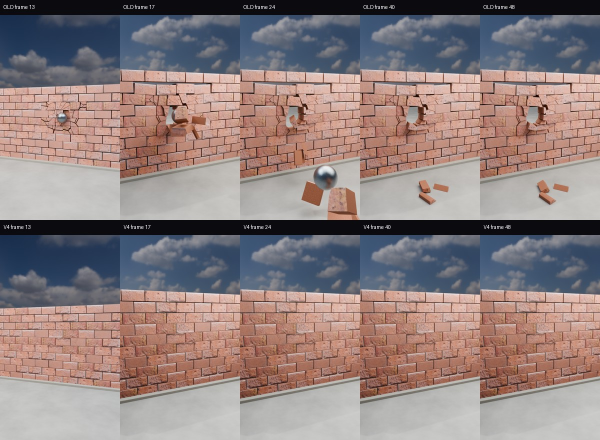
#> input picture cinematic_20m_v4/STEEL_IMPACT_COMPARE.jpg, 1200 x 880 px, given in place of frame_0013.png, which was not available (shown at 1/2 size)
$ python check_steel_impact_v4.py
#> lines starting #> are read from the running program, lines starting #| are printed output that depends on the picture
from pathlib import Path
from PIL import Image,ImageOps,ImageDraw
r=Path.home()/"Downloads"/"slingshot_quality_proof"
v=r/"cinematic_20m_v4"/"steel"/"impact"
old=r/"physics_proof_v1"/"frames"
frs=[13,17,24,40,48]
can=Image.new("RGB",(5*240,2*440),(10,10,15));d=ImageDraw.Draw(can)
#> after `can = Image.new('RGB', (5 * 240, 2 * 440), (10, 10, 15))`:
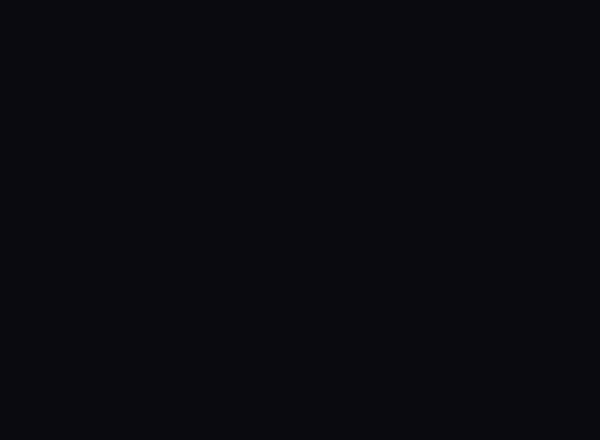
#> can: PIL image 1200x880 RGB (shown at 1/2 size); mean R, G, B 10, 10, 15
for i,f in enumerate(frs):
 for row,(label,folder) in enumerate((("OLD",old),("V4",v))):
  p=folder/f"frame_{f:04d}.png"
  with Image.open(p) as img:im=ImageOps.fit(img.convert("RGB"),(240,410))
#> img is the input picture: PIL image 1200x880 RGB; mean R, G, B 142.6, 127.4, 126.9
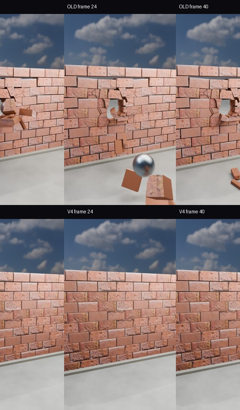
#> im: PIL image 240x410 RGB; mean R, G, B 143.3, 126.7, 125.4
  x=i*240;y=row*440
  can.paste(im,(x,y+30))
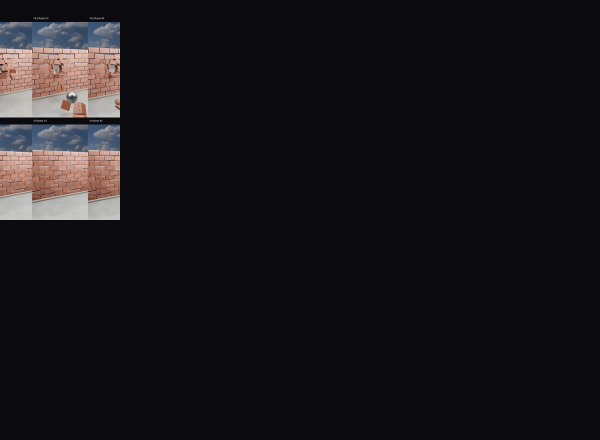
#> can: PIL image 1200x880 RGB (shown at 1/2 size); mean R, G, B 22.4, 20.9, 25.3
#> (the run stopped early here; a loop or call above may not have finished)
